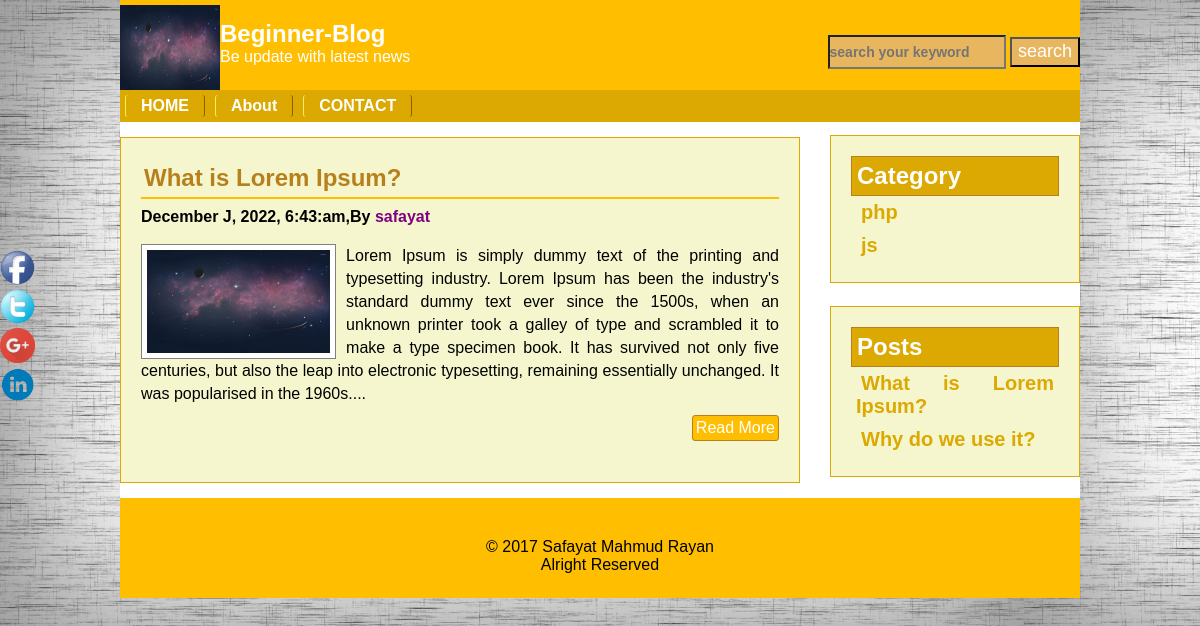
The app's page /category.php with its own data.
### tables this page shows
CREATE TABLE `tbl_social` (
  `id` int NOT NULL,
  `facebook` varchar(256) NOT NULL,
  `linkdin` varchar(256) NOT NULL,
  `google` varchar(256) NOT NULL,
  `twitter` varchar(256) NOT NULL
);

CREATE TABLE `tbl_title` (
  `id` int NOT NULL,
  `title` varchar(1024) NOT NULL,
  `slogan` varchar(1024) NOT NULL,
  `logo` varchar(256) NOT NULL
);

CREATE TABLE `tbl_page` (
  `id` int NOT NULL,
  `name` varchar(256) NOT NULL,
  `body` text NOT NULL
);

CREATE TABLE `tbl_post` (
  `id` int NOT NULL,
  `cat` int NOT NULL,
  `title` varchar(256) NOT NULL,
  `body` text NOT NULL,
  `image` varchar(256) NOT NULL,
  `author` varchar(256) NOT NULL,
  `tags` varchar(256) NOT NULL,
  `UserId` int NOT NULL,
  `date` timestamp NOT NULL DEFAULT CURRENT_TIMESTAMP
);

CREATE TABLE `tbl_cat` (
  `id` int NOT NULL,
  `name` varchar(256) NOT NULL
);

CREATE TABLE `tbl_copy` (
  `id` int NOT NULL,
  `copy` varchar(256) NOT NULL
);

### lib/database.php (called while the page is built, shortened)
<?php
class database{
	public $host   = host;
	public $user   = user;
	public $pass   = pass;
	public $dbname = dbname;
	public $link;
	public function connect(){
		$this->link = new mysqli($this->host,$this->user,$this->pass,$this->dbname);
	}
	public function select($query){
		$result = $this->link->query($query) or die($this->link->error.__LINE__);
	if($result->num_rows > 0){
		return $result;
	}else{
		return false;
	}
	}
}
?>

### lib/helper.php (called while the page is built, shortened)
<?php
class helper{
	public function format($date){
		return date('F J, Y, g:i:a', strtotime($date));
	}
	public function read($text, $limit = 400){
		$text = substr($text, 0 , $limit);
		$text = substr($text, 0 , strrpos($text, ' '));
		$text = $text."....";
		return $text;
	}
}
?>

### category.php (the view)
<?php include"inc/header.php"?>
<?php
if(isset($_GET['id'])){
    $id = $_GET['id'];
}else{$id = 1;}
$query = "select * from tbl_post where cat = '$id'";
$postc  = $db->select($query);
if($postc){
    while($resultc = $postc->fetch_assoc()){
        ?>
        <div class="justifypost">
            <h2><a class="title" href="post.php?id=<?php echo $resultc['id'];?>"><?php echo $resultc['title'];?></a></h2>
            <h4><?php echo $fm->format($resultc['date']);?>,By <span class="author"><?php echo $resultc['author'];?></span></h4>
            <br>
            <img src="admin/upload/<?php echo $resultc['image'];?>">
            <p><?php echo $fm->read($resultc['body']);?></p>
            <div class="read"><a href="post.php?id=<?php echo $resultc['id'];?>"> Read More</a></div>
            <br>
        </div>
    <?php }} else {echo "Posts not found";}?>
<?php include"inc/side.php"?>
<?php include"inc/footer.php"?>

### inc/header.php (shortened to what this page needs)
<?php include"lib/database.php";?>
<?php include"lib/helper.php"?>
<?php $db = new database(); ?>
<?php $fm = new helper();?>
<!DOCTYPE HTML>
<html>
<head>
     <link rel="stylesheet" type="text/css" href="css/blog.css">
</head>
<html>
	<head>
       <link rel="stylesheet" type="text/css" href="css/blog.css">
	</head>
	<body background="<img src='image/background.png'>">
    <div class="social-secx">
        <?php
            $query = "select * from tbl_social where id = '1'";
            $result = $db->select($query);
            if($result){
            while($value = $result->fetch_assoc()){
        ?>
		     <a href="<?php echo $value['facebook'];?>"><img src="admin/upload/facebook.png" alt="logo"style="height:35px;width:35px;"></a>
             <a href="<?php echo $value['twitter'];?>"><img src="admin/upload/twitter.png" alt="logo"style="height:35px;width:35px;"></a>
             <a href="<?php echo $value['google'];?>"><img src="admin/upload/google.png" alt="logo"style="height:35px;width:35px;"></a>
             <a href="<?php echo $value['linkdin'];?>"><img src="admin/upload/linked.png" alt="logo" style="height:35px;width:35px;"></a>
        <?php }} ?>
     </div>
	<div class="template">
    <header class="head-sec template">
        <div id="logo-sec">
            <?php
            $query = "select * from tbl_title where id = '1'";
            $result = $db->select($query);
            if($result){
            while($value = $result->fetch_assoc()){
            ?>
           <img src="admin/upload/<?php echo $value['logo'];?>">
           <h2><?php echo $value['title'];?></h2>
           <p><?php echo $value['slogan'];?></p>
            <?php }} ?>
        </div>
		<div id="social-sec">
		<form action="search.php" method="get">
		<input type="text" name="search" placeholder="search your keyword">
		<input type="submit" name="submit" value="search">
		</form>
        </div>
    </header>
    <nav class="nav-sec template">
            <ul>
               <li><a href="index.php">HOME</a></li>
                <?php $query = "select * from tbl_page";
                $result = $db->select($query);
                if($result){
                    while($value = $result->fetch_assoc()){
                        ?>
                        <li><a href="page.php?pageid=<?php echo $value['id'];?>"><?php echo $value['name'];?></a></li>
                    <?php } } ?>
               <li><a href="contact.php">CONTACT</a></li>
            </ul>
    </nav>
    <div class="cont-sec template">
	 <div class="main-cont template">

### inc/side.php
</div>
<div class="side-cont template">
    <div class="side">
       <h2>Category</h2>
       <p> <ul>
        <?php $query = "select * from tbl_cat";
            $result = $db->select($query);
            if($result){
            while($value = $result->fetch_assoc()){
        ?>
	   <li>
	   <a href="category.php?id=<?= $value['id']; ?>"><?= $value['name']; ?></a>
	   </li>
		<?php }} ?>
	   </ul></p>
    </div></div>
    <div class="side">
 <div class="side-cont template">
    <div class="side">
       <h2>Posts</h2>
        <p> <ul>
            <?php $query = "select * from tbl_post";
                    $result = $db->select($query);
                    if($result){
                        while($value = $result->fetch_assoc()){
                    ?>
                    <li>
                        <a href="post.php?id=<?= $value['id']; ?>"><?= $value['title']; ?></a>
                    </li>
                <?php }} ?>
        </ul></p>
</div>
    </div>
</div>

### inc/footer.php
    <div class="footer-sec template">
        <?php
        $query = "select * from tbl_copy where id='1'";
        $result = $db->select($query);
        if($result){
        while($svalue = $result->fetch_assoc()){
        ?>
          <?= $svalue['copy'] ?>
        <?php }} ?>
    </div>
    </div>
	</body>
</html>

### css/blog.css (style rules this page uses)
* { margin:0; padding:0; outline:0; }
body { font-size:16px;white line-height:23px; font-family:arial; background-image:url("image/background.png"); }
.template, #template { width:960px; overflow:hidden; margin:0 auto; }
.social-secx { width: 20px; position:fixed; margin-top:250px; display:block; }
.head-sec { background: #FFBF00; height: 90px; }
#logo-sec { float: left; width: 530px; margin-top: 5px; }
#logo-sec img { height:100px; width:100px; float:left; }
#logo-sec h2 { padding-top: 15; margin-bottom: 11; color: #fff; font-size: 33; padding: 0px; padding-top: 15px; }
#logo-sec p { color: #fff; font-size: 16; }
#social-sec { float: right; padding-top: 15; }
.nav-sec { background: #DBA901; }
.nav-sec ul { margin:0; padding:0; list-style:none; }
.nav-sec ul li { display:block; float:left; }
.nav-sec ul li a { background: #DBA901; color: #fff; border-radius: 3px; font-size: 20px; font-weight: bold; padding: 2px 15px; margin: 5px; text-decoration: none; display: block; font-size: 16px; border-left: 1px solid #F0F061; border-right: 1px solid #8D5B00; }
.cont-sec { background: white; width: 960px; }
.main-cont { background: #F5F6CE; width: 638px; float: left; margin: 15px 15px 15px 0; padding: 21px 20px; border: 1px solid #DBA901; min-height:190px; display:block; }
.justifypost h2 { font-size: 24px; margin-bottom: 9px; border-bottom: 2px solid #FFBF00; padding: 5px 3px; color: #DBA901; }
.justifypost img { height: 100; width: 15 0px; padding-top: 5px; background: #fff; padding: 5px; border: 1px solid grey; float: left; margin-right: 10px; height: 103px; }
.justifypost p { font-size:16px; line-height:23px; text-align:justify; }
.read { margin-bottom:20px; }
.read a { background: #FFBF00; color: #fff; float: right; border: 1px solid #B7801c; border-radius: 3px; margin-top: 10px; padding: 3px; text-decoration: none; display: block; margin-bottom:20px; }
.title { margin-top:20px; text-decoration:none; color:#B7801c; }
.author { color: purple; }
.side-cont { background: #F5F6CE; width: 208px; float: right; border: 1px solid #DBA901; margin: 15 0px 15px 15px; padding: 20px 20px; text-align: justify; margin-top: 13px; margin-bottom: 10px; display:block; }
.side ul li { list-style: none; padding: 5px; color: #DBA901; }
.side ul li a { list-style: none; padding: 5px; color: #DBA901; text-decoration: none; font-weight: bold; font-size: 20px; }
.side h2 { color: #fff; background: #DBA901; padding: 5px; border: 1px solid #B7801c; }
input[type="text"] { background: #E8B65F; height: 30px; width: 174px; margin-top: 35px; color:#fff; font-size:14px; font-weight:bold; }
input[type="submit"] { background: #E8B65F; height: 30px; width: 70px; color: white; font-size: 18px; text-align: center; cursor:pointer; }
.footer-sec { background: #FFBF00; height: 60px; text-align: center; padding-top: 40px; }

### records on screen
tbl_title: logo (picture), title "Beginner-Blog", slogan "Be update with latest news"
tbl_page: name "About"
tbl_post: title "What is Lorem Ipsum?", date "December J, 2022, 6:43:am", author "safayat", image (picture), body "Lorem Ipsum is simply dummy text of the printing and typesetting industry. Lorem Ipsum has been the industry's standard dummy text ever since the 1500s, when an unknown printer took a galley of type and scrambled it to make a type specimen book. It has survived not only five centuries, but also the leap into electronic typesetting, remaining essentially unchanged. It was popularised in the 1960s...."
tbl_cat: name "php"
tbl_cat: name "js"
tbl_post: title "Why do we use it?"
tbl_copy: copy "© 2017 Safayat Mahmud Rayan Alright Reserved"
